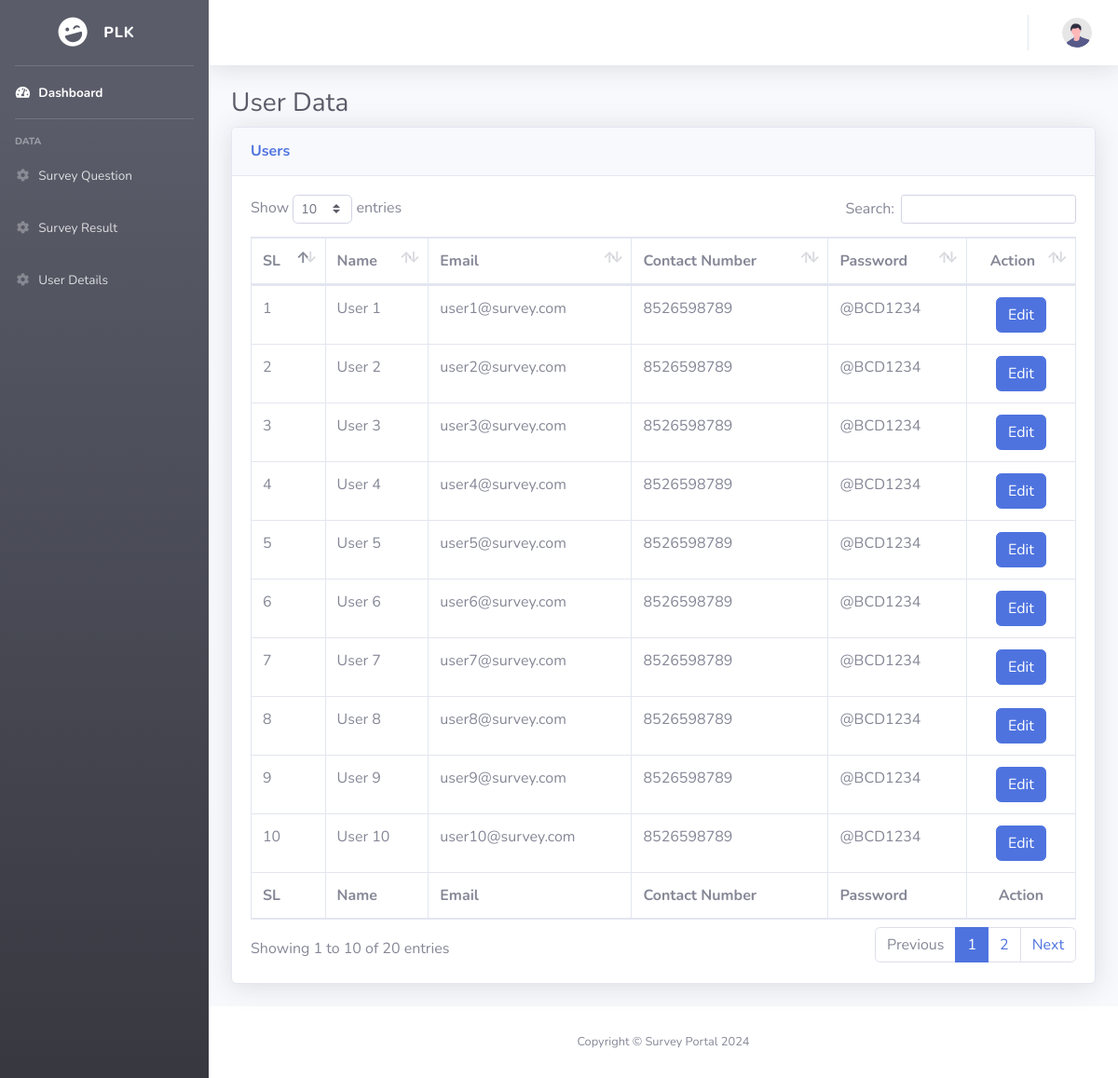
Page /admin/user-details.php on the committed database.
### tables this page shows
CREATE TABLE `user` (
  `id` int(11) NOT NULL,
  `name` varchar(100) NOT NULL,
  `email` varchar(100) NOT NULL,
  `contact_number` varchar(100) NOT NULL,
  `password` varchar(100) NOT NULL,
  `image` text NOT NULL,
  `inserted_at` datetime NOT NULL DEFAULT current_timestamp(),
  `updated_at` datetime NOT NULL DEFAULT current_timestamp()
);

### include/dbController.php (called while the page is built, shortened)
<?php
class DBController {
    private $host = "localhost";
    private $user = "root";
    private $password = "";
    private $database = "survey_portal";
    private $conn;
    function __construct() {
        $this->conn = $this->connectDB();
    }
    function connectDB() {
        $conn = mysqli_connect($this->host,$this->user,$this->password,$this->database);
        return $conn;
    }
    function runQuery($query) {
        $result = mysqli_query($this->conn,$query);
        while($row=mysqli_fetch_assoc($result)) {
            $resultset[] = $row;
        }
        if(!empty($resultset))
            return $resultset;
    }
    function numRows($query) {
        $result  = mysqli_query($this->conn,$query);
        $rowcount = mysqli_num_rows($result);
        return $rowcount;
    }
}
?>

### admin/user-details.php (the view, shortened to what this page needs)
<?php
include('../include/dbController.php');
$db_handle = new DBController();
        ?>
<!DOCTYPE html>
<html lang="en">
<head>
    <?php require_once 'include/css.php'; ?>
</head>
<body id="page-top">
<div id="wrapper">
    <?php require_once 'include/sidebar.php'; ?>
    <div id="content-wrapper" class="d-flex flex-column">
        <div id="content">
            <?php require_once 'include/topbar.php'; ?>
            <div class="container-fluid">
                <?php
                if (isset($_GET['user_id'])) {
                    $data = $db_handle->runQuery("SELECT * FROM user where id={$_GET['user_id']}");
                    ?>
                    <h1 class="h3 mb-2 text-gray-800">Edit user Data</h1>
                    <div class="card shadow mb-4">
                        <div class="card-body">
                            <div class="row no-gutters align-items-center">
                                <div class="col mr-2">
                                    <div class="h5 mb-0 font-weight-bold text-gray-800">
                                        <form action="" method="post" enctype="multipart/form-data">
                                            <div class="form-group">
                                                <label>Name</label>
                                                <input type="text" class="form-control" name="name"
                                                       value="<?php echo $data[0]['name']; ?>" required>
                                            </div>
                                            <div class="form-group">
                                                <label>Email</label>
                                                <input type="email" class="form-control" name="email"
                                                       value="<?php echo $data[0]['email']; ?>" required>
                                            </div>
                                            <div class="form-group">
                                                <label>Option 2</label>
                                                <input type="text" class="form-control" name="contact_number"
                                                       value="<?php echo $data[0]['contact_number']; ?>" required>
                                            </div>
                                            <div class="form-group">
                                                <label>Option 3</label>
                                                <input type="text" class="form-control" name="password"
                                                       value="<?php echo $data[0]['password']; ?>" required>
                                            </div>
                                            <input type="hidden" value="<?php echo $data[0]['id']; ?>" name="id"
                                                   required/>
                                            <button type="submit" name="submit" class="btn btn-primary mt-3">Update
                                                User
                                            </button>
                                        </form>
                                    </div>
                                </div>
                            </div>
                        </div>
                    </div>
                    <?php
                } else {
                    ?>
                    <h1 class="h3 mb-2 text-gray-800">User Data</h1>
                    <div class="card shadow mb-4">
                        <div class="card-header py-3">
                            <h6 class="m-0 font-weight-bold text-primary">Users</h6>
                        </div>
                        <div class="card-body">
                            <div class="table-responsive">
                                <table class="table table-bordered" id="dataTable" width="100%" cellspacing="0">
                                    <thead>
                                    <tr>
                                        <th>SL</th>
                                        <th>Name</th>
                                        <th>Email</th>
                                        <th>Contact Number</th>
                                        <th>Password</th>
                                        <th class="text-center">Action</th>
                                    </tr>
                                    </thead>
                                    <tfoot>
                                    <tr>
                                        <th>SL</th>
                                        <th>Name</th>
                                        <th>Email</th>
                                        <th>Contact Number</th>
                                        <th>Password</th>
                                        <th class="text-center">Action</th>
                                    </tr>
                                    </tfoot>
                                    <tbody>
                                    <?php
                                    $query = "SELECT * FROM user order by id";
                                    $data = $db_handle->runQuery($query);
                                    $row_count = $db_handle->numRows($query);
                                    for ($i = 0; $i < $row_count; $i++) {
                                        ?>
                                        <tr>
                                            <td><?php echo $i + 1; ?></td>
                                            <td><?php echo $data[$i]["name"]; ?></td>
                                            <td><?php echo $data[$i]["email"]; ?></td>
                                            <td><?php echo $data[$i]["contact_number"]; ?></td>
                                            <td><?php echo $data[$i]["password"]; ?></td>
                                            <td class="text-center">
                                                <a href="user-details.php?user_id=<?php echo $data[$i]["id"]; ?>"
                                                   class="btn btn-primary">Edit</a>
                                            </td>
                                        </tr>
                                    <?php } ?>
                                    </tbody>
                                </table>
                            </div>
                        </div>
                    </div>
                    <?php
                }
                ?>
            </div>
        </div>
        <?php require_once 'include/footer.php'; ?>
    </div>
</div>
</body>
</html>

### admin/include/css.php (shortened to what this page needs)
<link href="vendor/fontawesome-free/css/all.min.css" rel="stylesheet" type="text/css">
<link href="css/sb-admin-2.min.css" rel="stylesheet">
<link href="vendor/datatables/dataTables.bootstrap4.min.css" rel="stylesheet">

### admin/include/sidebar.php
<ul class="navbar-nav bg-gradient-dark sidebar sidebar-dark accordion" id="accordionSidebar">
    <a class="sidebar-brand d-flex align-items-center justify-content-center" href="dashboard.php">
        <div class="sidebar-brand-icon rotate-n-15">
            <i class="fas fa-laugh-wink"></i>
        </div>
        <div class="sidebar-brand-text mx-3">PLK</div>
    </a>
    <hr class="sidebar-divider my-0">
    <li class="nav-item active">
        <a class="nav-link" href="dashboard.php">
            <i class="fas fa-fw fa-tachometer-alt"></i>
            <span>Dashboard</span></a>
    </li>
    <hr class="sidebar-divider">
    <div class="sidebar-heading">
        Data
    </div>
    <li class="nav-item">
        <a class="nav-link" href="survey-question.php">
            <i class="fas fa-fw fa-cog"></i>
            <span>Survey Question</span>
        </a>
    </li>
    <li class="nav-item">
        <a class="nav-link" href="survey-result.php">
            <i class="fas fa-fw fa-cog"></i>
            <span>Survey Result</span>
        </a>
    </li>
    <li class="nav-item">
        <a class="nav-link" href="user-details.php">
            <i class="fas fa-fw fa-cog"></i>
            <span>User Details</span>
        </a>
    </li>
</ul>

### admin/include/topbar.php (shortened to what this page needs)
<nav class="navbar navbar-expand navbar-light bg-white topbar mb-4 static-top shadow">
    <ul class="navbar-nav ml-auto">
        <li class="nav-item dropdown no-arrow">
            <a class="nav-link dropdown-toggle" href="#" id="userDropdown" role="button"
               data-toggle="dropdown" aria-haspopup="true" aria-expanded="false">
                <img class="img-profile rounded-circle"
                     src="img/undraw_profile.svg">
            </a>
        </li>
    </ul>
</nav>

### admin/include/footer.php
<footer class="sticky-footer bg-white">
    <div class="container my-auto">
        <div class="copyright text-center my-auto">
            <span>Copyright &copy; Survey Portal 2024</span>
        </div>
    </div>
</footer>

### rows in the picture
user: name "User 1", email "user1@survey.com", contact_number "8526598789", password "@BCD1234"
user: name "User 2", email "user2@survey.com", contact_number "8526598789", password "@BCD1234"
user: name "User 3", email "user3@survey.com", contact_number "8526598789", password "@BCD1234"
user: name "User 4", email "user4@survey.com", contact_number "8526598789", password "@BCD1234"
user: name "User 5", email "user5@survey.com", contact_number "8526598789", password "@BCD1234"
user: name "User 6", email "user6@survey.com", contact_number "8526598789", password "@BCD1234"
user: name "User 7", email "user7@survey.com", contact_number "8526598789", password "@BCD1234"
user: name "User 8", email "user8@survey.com", contact_number "8526598789", password "@BCD1234"
user: name "User 9", email "user9@survey.com", contact_number "8526598789", password "@BCD1234"
user: name "User 10", email "user10@survey.com", contact_number "8526598789", password "@BCD1234"
